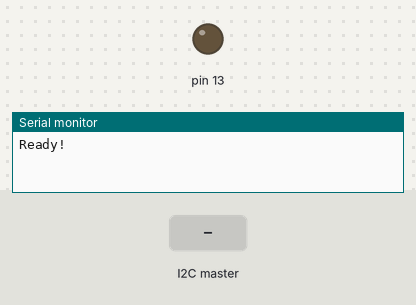
A sketch run on a simulated Arduino Uno, built with avr-gcc and run on an emulated ATmega328P. Shown: output pins drawn as LEDs (lit = HIGH), the last lines printed to the serial monitor. The inputs (shaded band) are chosen by the test bench.

Above: at 1.2 s.
1.3 s: the I2C master sends the byte 1
At 1.8 s:
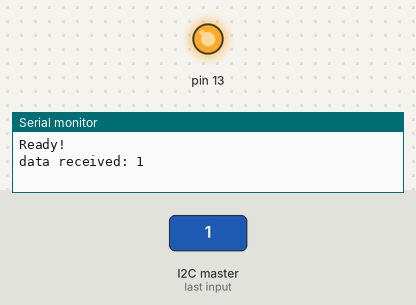
Timing chart, 0 to 4.3 s (numbered marks = the images above; inputs shaded):
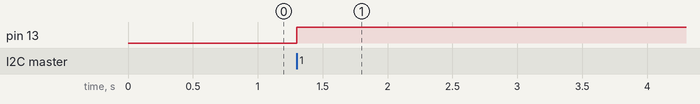

The sketch:

test_i2c_raspberry.ino
```cpp
    #include <Wire.h>
    // Adresse de l'esclave
    #define SLAVE_ADDRESS 0x44
    int number = 0;
    int state = 0;
    void setup() {
      pinMode(13, OUTPUT);
      // Ouverture du port série
      Serial.begin(115200);
      // Initialisation du bus i2c en mode esclave
      Wire.begin(SLAVE_ADDRESS);
      // Définition des méthodes de Callback pour la communication i2c
      Wire.onReceive(receiveData);
      Wire.onRequest(sendData);
      Serial.println("Ready!");
    }
    void loop() {
      delay(100);
    }
    // Callback en réception de données
    void receiveData(int byteCount)
    {
      while(Wire.available())
      {
        number = Wire.read();
        Serial.print("data received: ");
        Serial.println(number);
      // On utilise le chiffre 1 pour switcher l'allumage de la LED
        if (number == 1)
        {
          if (state == 0)
          {
            digitalWrite(13, HIGH); // Allume la LED
            state = 1;
          }
          else
          {
            digitalWrite(13, LOW); // Eteint la LED
            state = 0;
          }
        }
      }
    }
    // Callback pour l'envoi de données
    void sendData()
    {
      // Envoie le dernier octet reçu
      Wire.write(number);
    }
```

Measured:
- after the input at 1.3 s, pin 13: LOW → HIGH at once
